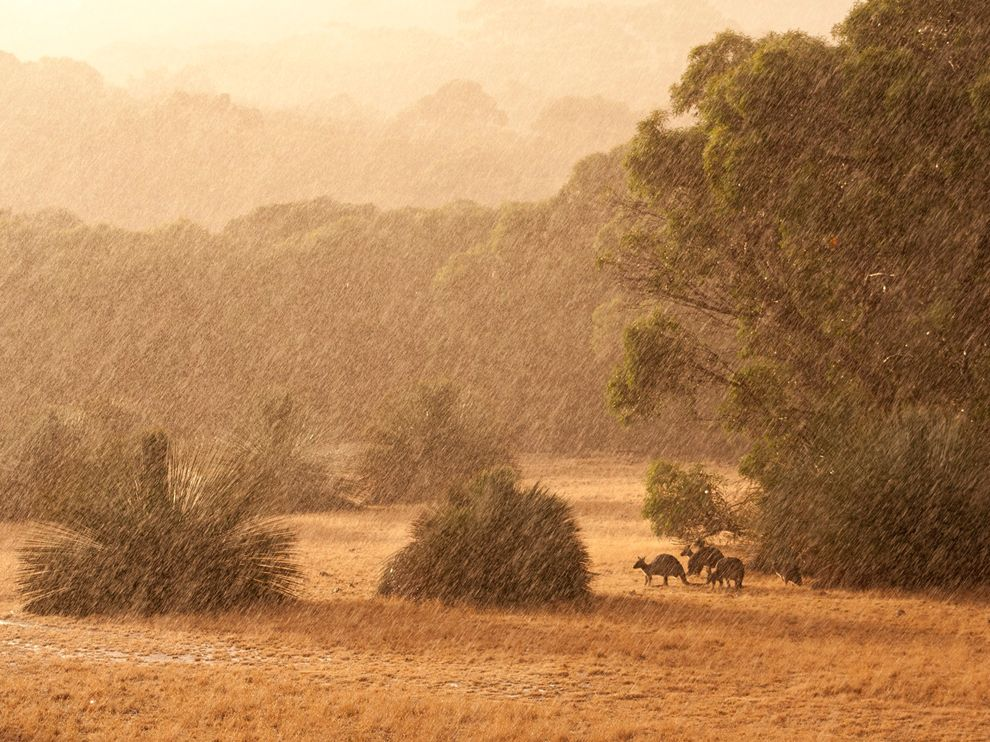
#> input picture The Python Mega Course - Build 10 Real World Applications/Section 17 - Image and Video Processing with Python/kangaroos-rain-australia.jpg, 990 x 742 px
$ python batch_resize.py
#> lines starting #> are read from the running program, lines starting #| are printed output that depends on the picture
#My Method
import cv2

def resize_image(file_name):
#> called with file_name = 'kangaroos-rain-australia.jpg'
    img = cv2.imread(file_name, 1)
#> img is the input picture: shape (742, 990, 3); mean B, G, R 86.8, 132.5, 179.2
    resize_img = cv2.resize(img, (int(100),int(100)))
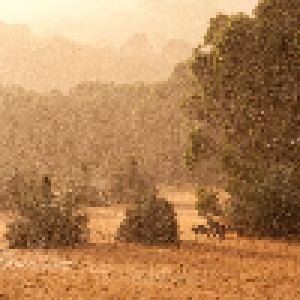
#> resize_img: shape (100, 100, 3) (shown 3 times larger); mean B, G, R 86.7, 132.4, 179.1
    cv2.imwrite(file_name[:-4] + "_resized.jpg", resize_img)

resize_image("kangaroos-rain-australia.jpg")
resize_image("Lighthouse.jpg")
#> call 2 of resize_image, with file_name = 'Lighthouse.jpg'
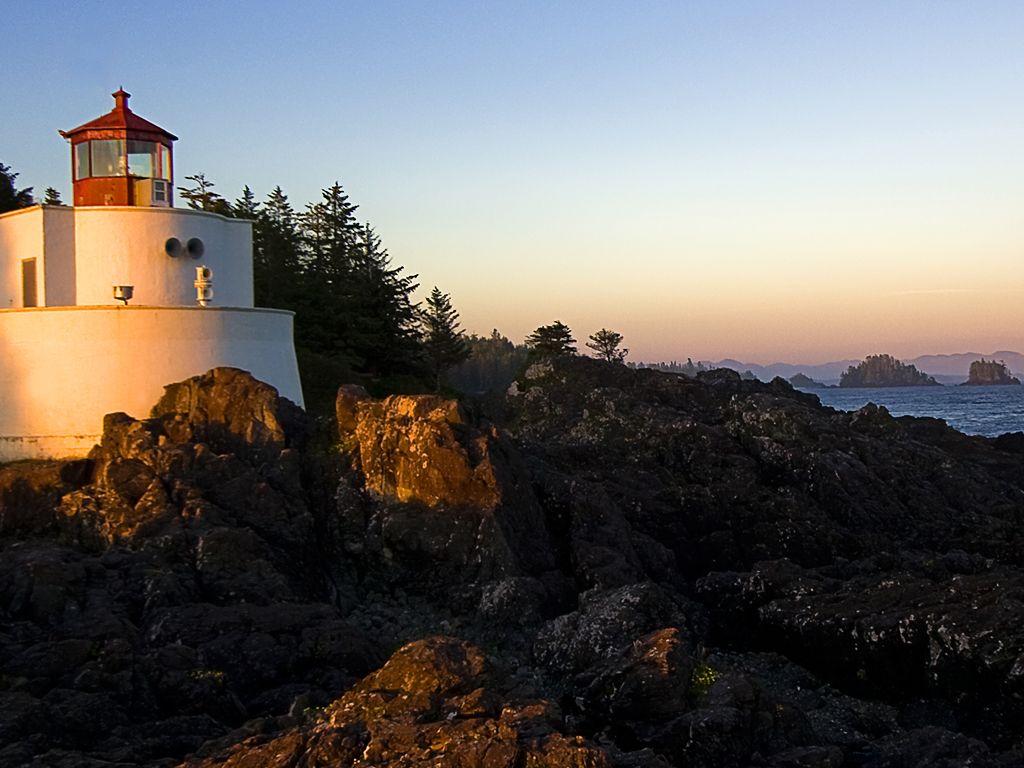
#> input picture The Python Mega Course - Build 10 Real World Applications/Section 17 - Image and Video Processing with Python/Lighthouse.jpg, 1024 x 768 px
#> in resize_image, img is the input picture: shape (768, 1024, 3); mean B, G, R 98.4, 100.9, 104.2
#> in resize_image (call 2), `resize_img = cv2.resize(img, (int(100),int(100)))`:
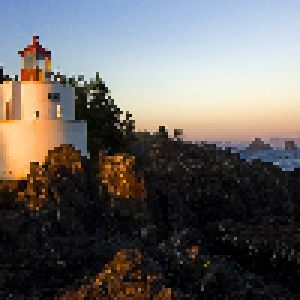
#> resize_img: shape (100, 100, 3) (shown 3 times larger); mean B, G, R 98.4, 101, 104.4
resize_image("Moon sinking, sun rising.jpg")
#> call 3 of resize_image, with file_name = 'Moon sinking, sun rising.jpg'
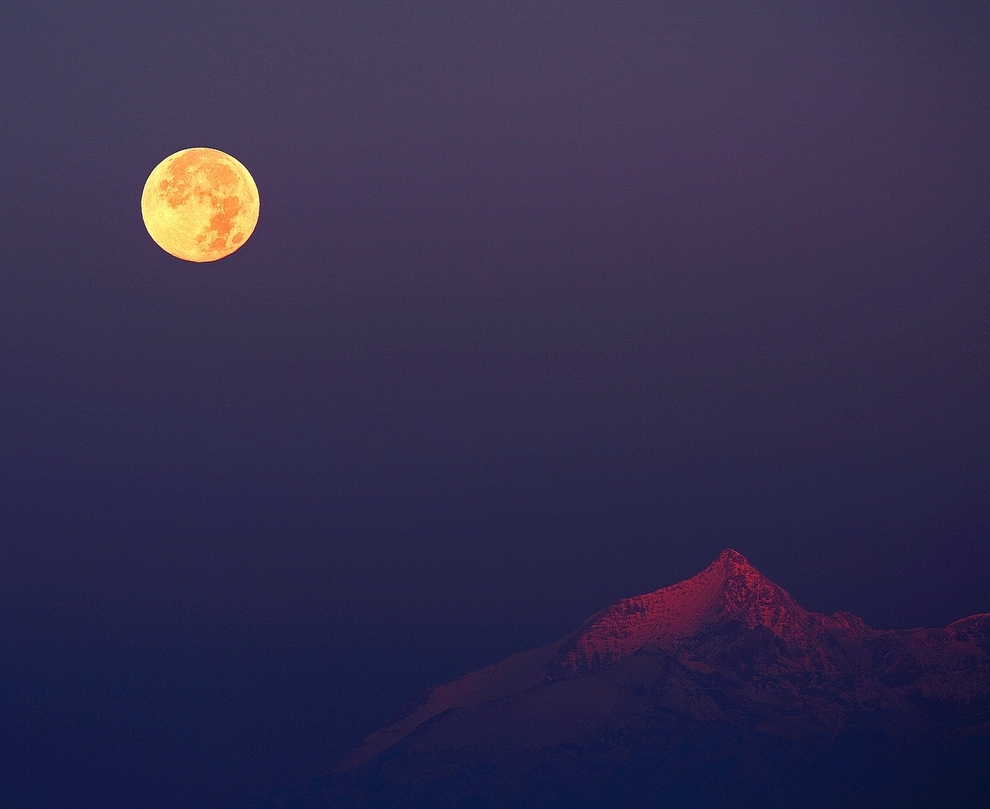
#> input picture The Python Mega Course - Build 10 Real World Applications/Section 17 - Image and Video Processing with Python/Moon sinking, sun rising.jpg, 990 x 809 px
#> in resize_image, img is the input picture: shape (809, 990, 3); mean B, G, R 77.6, 45.5, 51.7
#> in resize_image (call 3), `resize_img = cv2.resize(img, (int(100),int(100)))`:
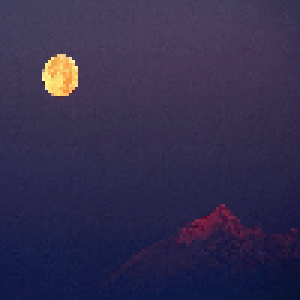
#> resize_img: shape (100, 100, 3) (shown 3 times larger); mean B, G, R 77.5, 45.4, 51.6

#Answer
import cv2
import glob

images = glob.glob("*.jpg")
print(images)

for image in images:
    img = cv2.imread(image, 0)
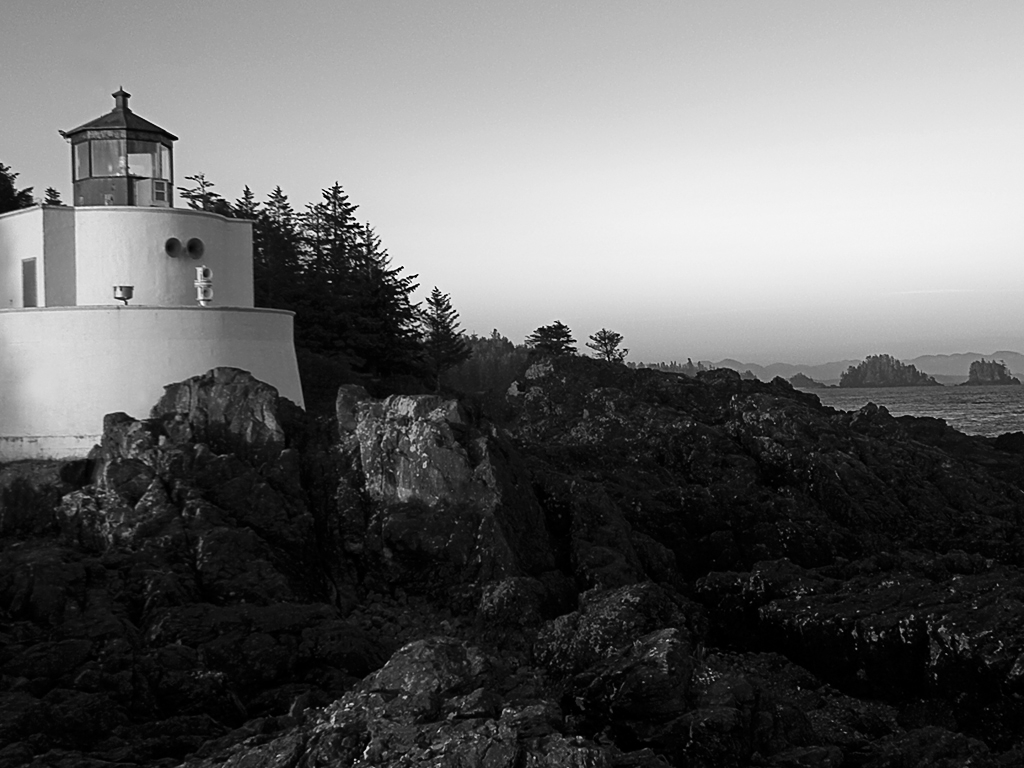
#> img: shape (768, 1024); min 0, max 255, mean 101.6
    re = cv2.resize(img, (100,100))
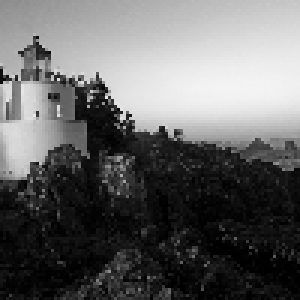
#> re: shape (100, 100) (shown 3 times larger); min 0, max 244, mean 101.7
    cv2.imwrite("resize_" + image, re)
